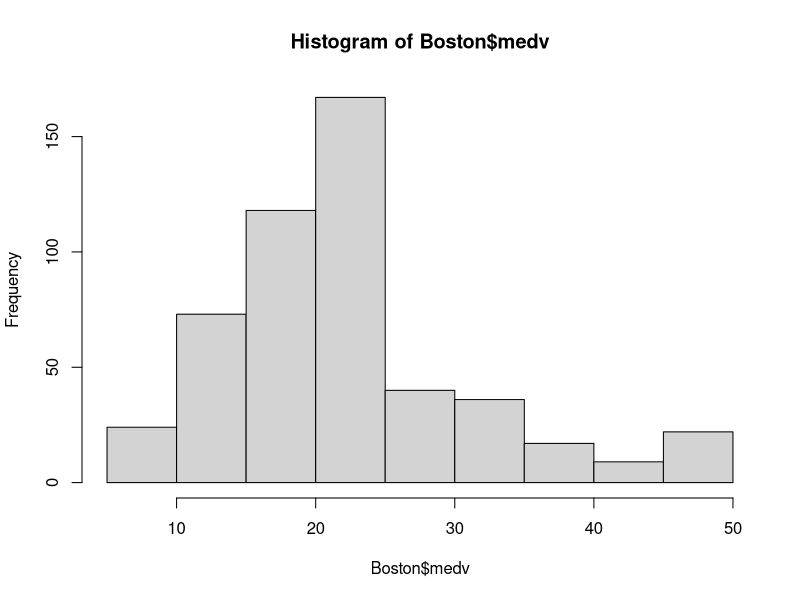
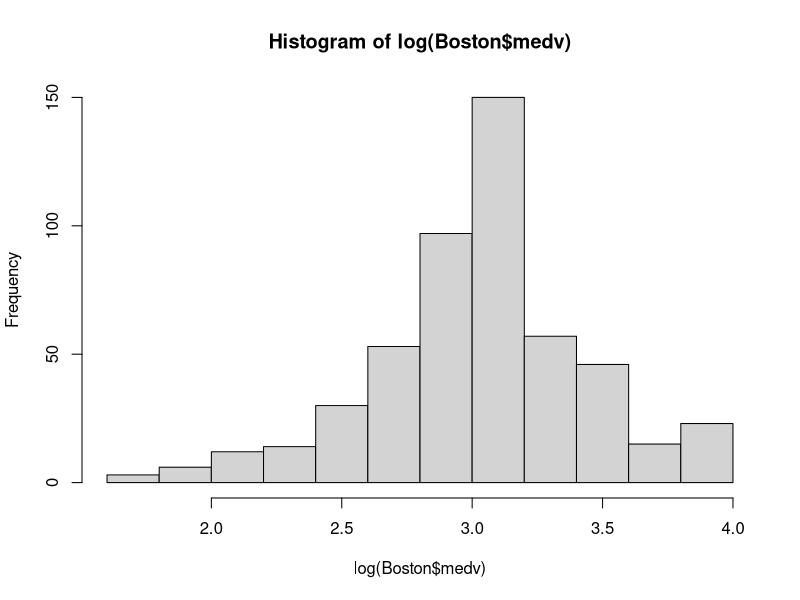
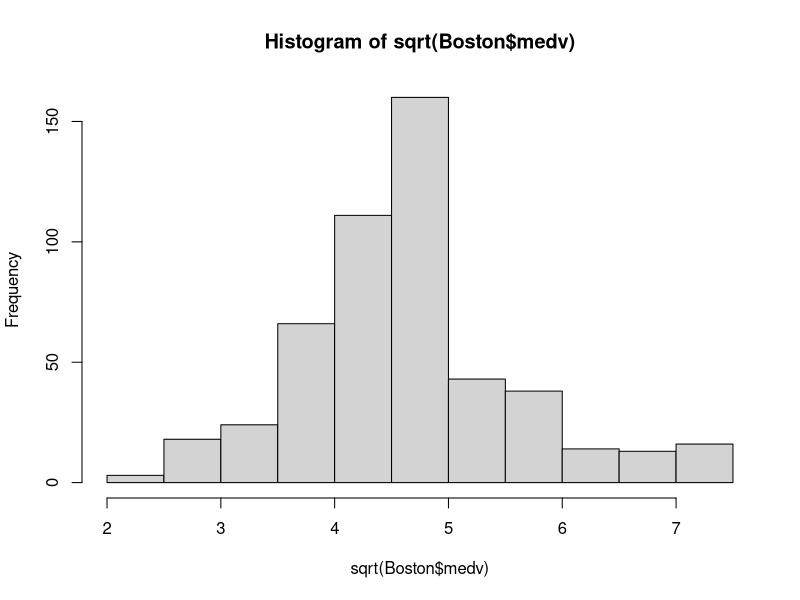
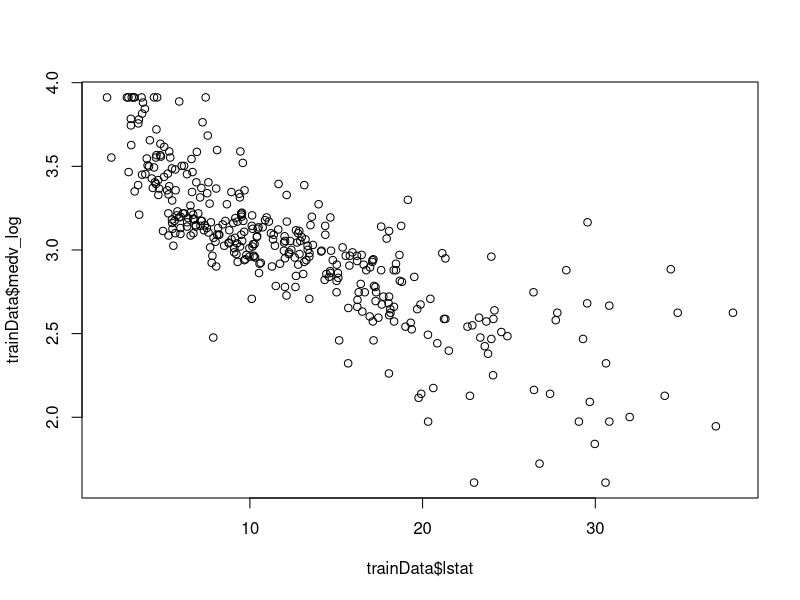
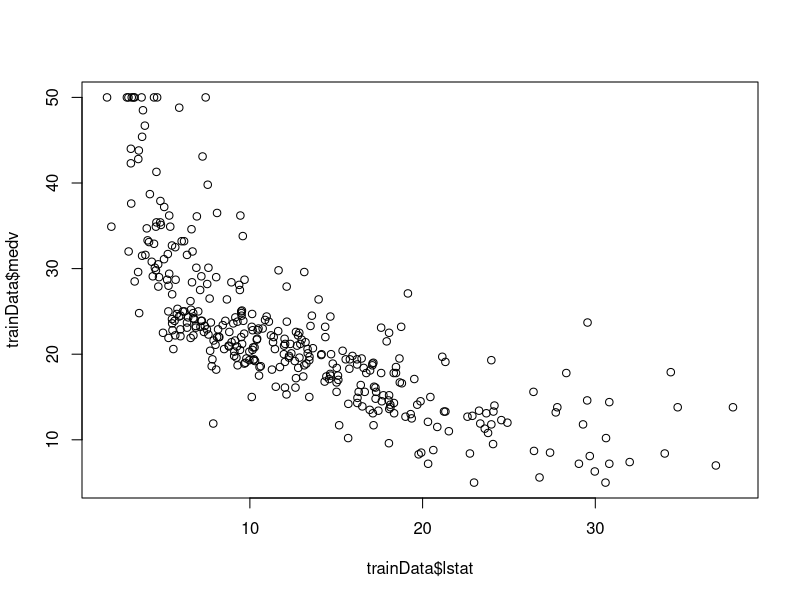
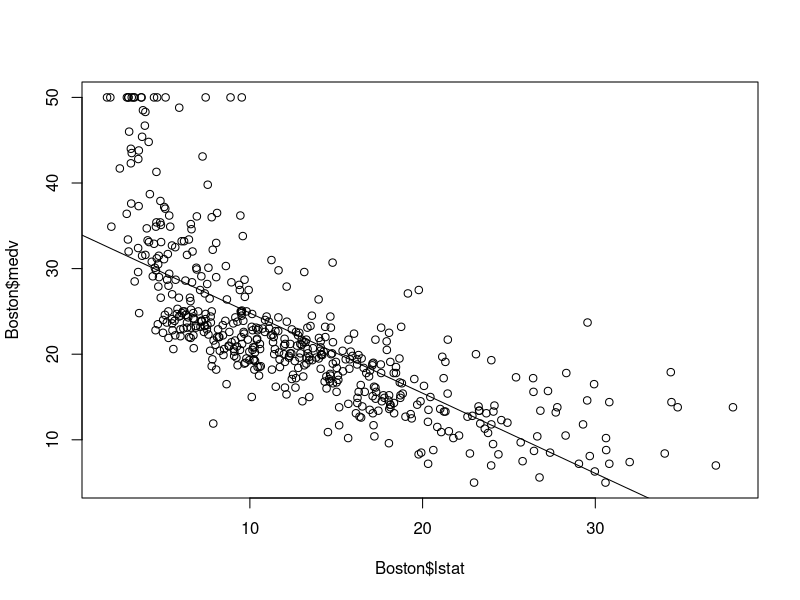
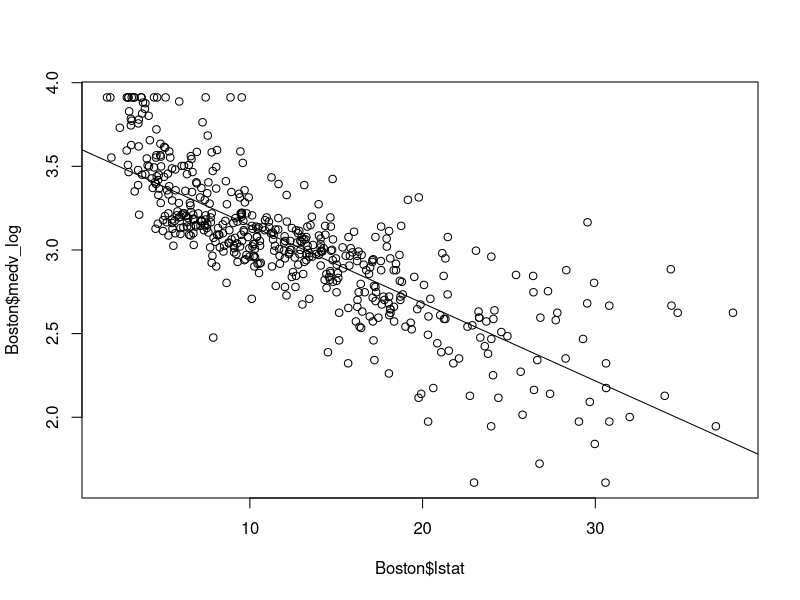
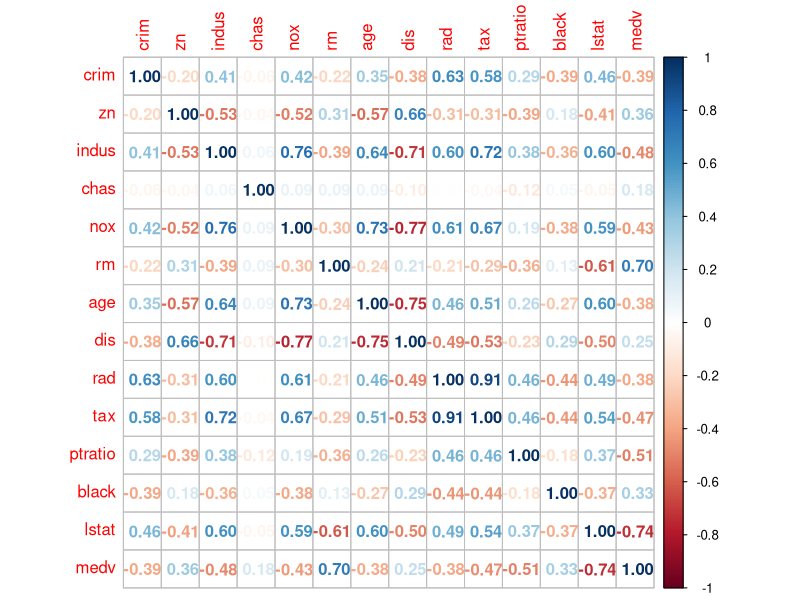

Here is the R script that generated these plots, in order:
library(MASS)
data(Boston)
?Boston
Boston
summary(Boston$medv)
hist(Boston$medv)

##log or sqrt transformation to convert target variable to normal distribution
hist(log(Boston$medv))
hist(sqrt(Boston$medv))
summary(log(Boston$medv))
summary(sqrt(Boston$medv))

Boston$medv_sqrt = sqrt(Boston$medv)
Boston$medv_log = log(Boston$medv)

### 
rows = 1:nrow(Boston)
trainRows = sample(rows,round(0.7*nrow(Boston)))
testRows = rows[-trainRows]

trainData = Boston[trainRows,]
testData = Boston[testRows,]

######Simple Linear Regression - Using only Lstat
plot(trainData$lstat,trainData$medv_log)
plot(trainData$lstat,trainData$medv)
cor(trainData$lstat,trainData$medv)

mod1 = lm(medv~lstat,data=trainData)
mod2 = lm(medv_log~lstat,data=trainData)
summary(mod1)
summary(mod2)
plot(Boston$lstat,Boston$medv)
abline(mod1)

plot(Boston$lstat,Boston$medv_log)
abline(mod2)

preds = predict(mod2,testData)
length(preds)

### calculating RMSE
testData$preds = 2.718**preds
sqrt(mean((testData$preds - testData$medv)**2))

###
summary(Boston$medv_log)

############## Multiple Linear Regression ###############
#### Checking Correlation
library(corrplot)
corrplot(cor(Boston[,1:14]),method = 'number')

#### Buidling the model. Ignoring hte actual medv and medv_sqrt features as they are replicas of target
mod1 = lm(medv_log~ .-medv-medv_sqrt,data=trainData)
summary(mod1)

###### Dropping other features as the model returns low significance (No Stars or P-values > 0.05) agains these features
mod1 = lm(medv_log~ .-medv-medv_sqrt-zn-indus-age-chas,data=trainData)
summary(mod1)

preds = predict(mod1,testData)
length(preds)

### RMSE
testData$preds = 2.718**preds

sqrt(mean((testData$preds - testData$medv)**2))
### The above RMSE is clearly lower than the simple linear regression
